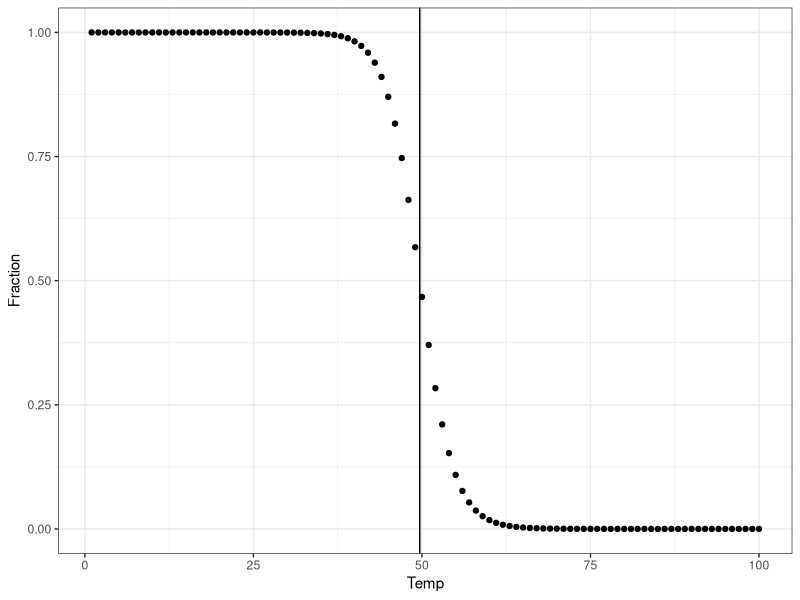
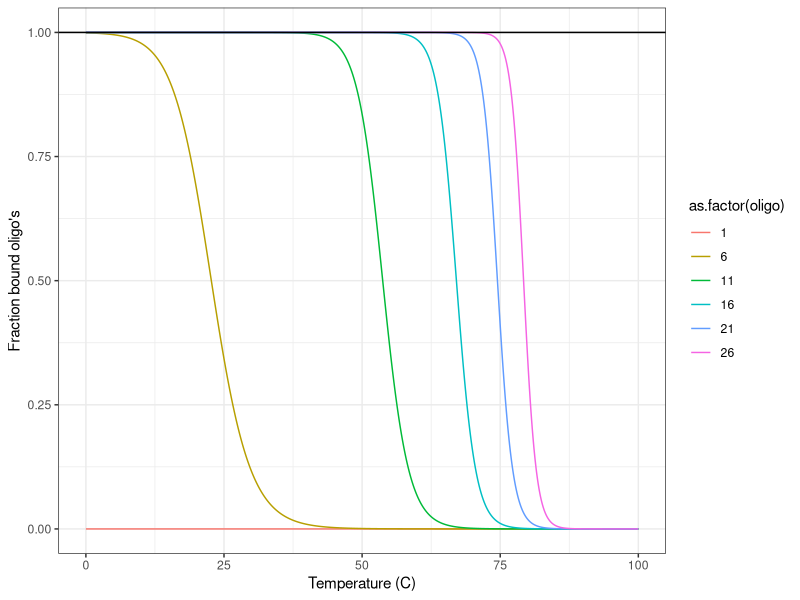

Write R code to recreate these figures, in order.

# I think the math is not entirely correct yet here ..

# A main assumption is that my free energy is DG = (oligo_length * -1 + 3.4).
# Estimate based on tables in Sugimoto1996

library(ggplot2)
library(plyr)
library(dplyr)

################################################################################

# Phsyical constants
R_J=8.31
R_kC = R_J / 4184

################################################################################

# This follows the method described in:
# SantaLucia, J., & Hicks, D. (2004). The thermodynamics of DNA structural motifs. Annual Review of Biophysics and Biomolecular Structure, 33, 415–440. https://doi.org/10.1146/annurev.biophys.32.110601.141800

# Note that one cannot calculate the Tm using only the
# Gibbs free energy difference (DG), since DG
# depends on the temperature.

# So, we need to use both enthalpy and entropy
# For example:
# Using Joules as units
ExampleConc = 10^-4
DH_kC = -30.6; DS_kC = -87.4/1000
DH_J = 4184*DH_kC; DS_J = 4184*DS_kC
Tm = DH_J / (DS_J + R_J * log(ExampleConc))
Tm-273.15

# Or using kCals as units 
R_kC = R_J / 4184
Tm = DH_kC / (DS_kC + R_kC * log(ExampleConc))
Tm-273.15

################################################################################

# Now let's see if we can create a rule of thumb to describe the reaction
# energies for oligo's

# average DH
mean_DH_kC = mean(c(-7.6, -7.2, -7.2, -8.5, -8.4, -7.8, -8.2, -10.6, -9.8, -8))
mean_DS_C  = mean(c(-21.4, -20.4, -21.3, -22.7, -22.4, -21, -22.2, -27.2, -24.4, -19.9))
mean_DS_kC = mean_DS_C/1000
# And for initation (ignoring symmetry and outer AT-penalty)
DH_init_kC = .2 
DS_Init_kC = -5.7/1000

# Calculate total oligo 
fun_DH = function(n) {n*mean_DH_kC+DH_init_kC}
fun_DS = function(n) {n*mean_DS_kC+DS_Init_kC}

# Functions to calculate fraction bound and Tm
fn_bound = function(DH, DS, Temp, Conc) 
    {Temp_K=(Temp+273.15); 1/(exp(+(DH-Temp_K*DS)/(R_kC*Temp_K))/Conc+1)} # in kC
fn_Tm = function(DH, DS, Conc) { # in kC
    Tm=(DH / (DS + R_kC * log(Conc))); return(Tm-273.15)}

################################################################################
# Now let's create a plot for 1 oligo length

PrimerConc = .5e-6 # "The final concentration of each primer in a reaction may be 0.05–1 uM, typically 0.1–0.5 μM" (source: NEB)

# Now create the plot 
fn_bound(fun_DH(10), fun_DS(10), 49.67, PrimerConc)
fn_Tm(fun_DH(10), fun_DS(10), PrimerConc)

ggplot(data.frame(Temp=1:100, Fraction=fn_bound(fun_DH(10), fun_DS(10), 1:100, PrimerConc)))+
    geom_point(aes(x=Temp,y=Fraction))+
    geom_vline(xintercept = fn_Tm(fun_DH(10), fun_DS(10), PrimerConc))+theme_bw()

################################################################################
# Now a plot for multiple oligo lengths

# Set up input dataframe
df_input = expand.grid(Temp = seq(0,100,.1), oligo = seq(1,30,5))

# Calculate output dataframe
df_output <- mdply(df_input, function(Temp,oligo) {data.frame(
    Temp=Temp, oligo=oligo, frac_bound = fn_bound(fun_DH(oligo), fun_DS(oligo), Temp, PrimerConc) )} )  # original

ggplot(df_output, aes(x=Temp, y=frac_bound, colour=as.factor(oligo))) + 
  geom_line() +
  geom_hline(yintercept = 1) +
  theme_bw()+xlab('Temperature (C)')+ylab('Fraction bound oligo\'s')





